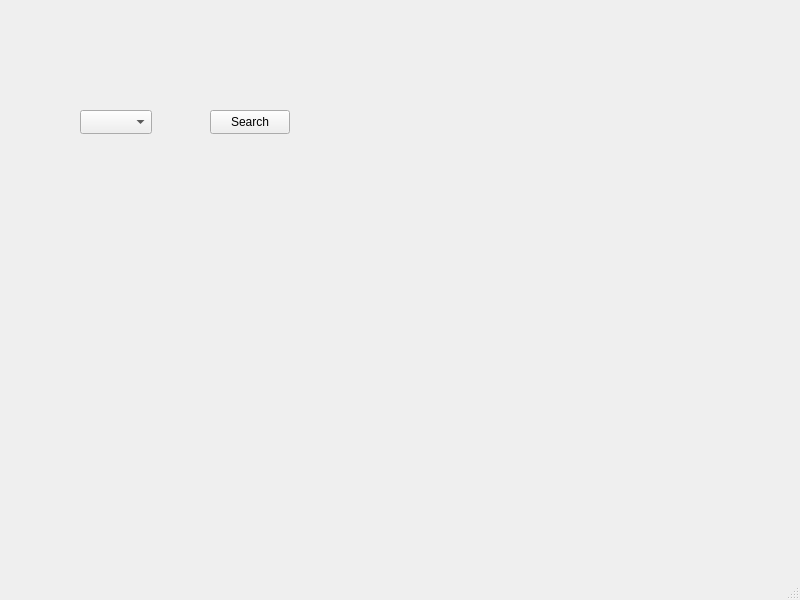
<?xml version="1.0" encoding="UTF-8"?>
<ui version="4.0">
 <class>MainWindow</class>
 <widget class="QMainWindow" name="MainWindow">
  <property name="geometry">
   <rect>
    <x>0</x>
    <y>0</y>
    <width>800</width>
    <height>600</height>
   </rect>
  </property>
  <property name="windowTitle">
   <string>MainWindow</string>
  </property>
  <widget class="QWidget" name="centralwidget">
   <widget class="QComboBox" name="searchCategoryButton">
    <property name="geometry">
     <rect>
      <x>80</x>
      <y>110</y>
      <width>72</width>
      <height>24</height>
     </rect>
    </property>
    <property name="cursor">
     <cursorShape>PointingHandCursor</cursorShape>
    </property>
    <property name="editable">
     <bool>false</bool>
    </property>
    <property name="placeholderText">
     <string>Category</string>
    </property>
   </widget>
   <widget class="QPushButton" name="pushButton">
    <property name="geometry">
     <rect>
      <x>210</x>
      <y>110</y>
      <width>80</width>
      <height>24</height>
     </rect>
    </property>
    <property name="text">
     <string>Search</string>
    </property>
   </widget>
  </widget>
  <widget class="QMenuBar" name="menubar">
   <property name="geometry">
    <rect>
     <x>0</x>
     <y>0</y>
     <width>800</width>
     <height>21</height>
    </rect>
   </property>
  </widget>
  <widget class="QStatusBar" name="statusbar"/>
 </widget>
 <resources/>
 <connections/>
</ui>
